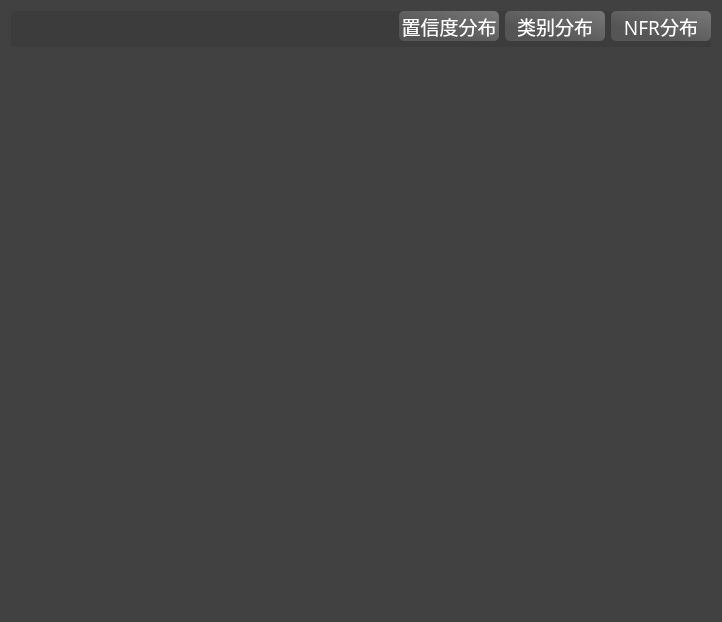
<?xml version="1.0" encoding="UTF-8"?>
<ui version="4.0">
 <class>DataWidget</class>
 <widget class="QWidget" name="DataWidget">
  <property name="geometry">
   <rect>
    <x>0</x>
    <y>0</y>
    <width>718</width>
    <height>618</height>
   </rect>
  </property>
  <property name="windowTitle">
   <string>数据展示</string>
  </property>
  <property name="windowIcon">
   <iconset resource="../Resource/image.qrc">
    <normaloff>:/img/icon.png</normaloff>:/img/icon.png</iconset>
  </property>
  <property name="styleSheet">
   <string notr="true">background-color: rgb(65, 65, 65);
color: rgb(255, 255, 255);</string>
  </property>
  <layout class="QVBoxLayout" name="verticalLayout">
   <item>
    <widget class="QFrame" name="frame_data">
     <property name="sizePolicy">
      <sizepolicy hsizetype="Minimum" vsizetype="Minimum">
       <horstretch>0</horstretch>
       <verstretch>0</verstretch>
      </sizepolicy>
     </property>
     <property name="minimumSize">
      <size>
       <width>700</width>
       <height>600</height>
      </size>
     </property>
     <property name="styleSheet">
      <string notr="true">QFrame{
	color: rgb(255, 255, 255);
	background-color: rgb(60, 60, 60);
	border: 0px;
	border-radius: 5px;
}</string>
     </property>
     <property name="frameShape">
      <enum>QFrame::StyledPanel</enum>
     </property>
     <property name="frameShadow">
      <enum>QFrame::Raised</enum>
     </property>
     <layout class="QGridLayout" name="gridLayout_2">
      <property name="leftMargin">
       <number>0</number>
      </property>
      <property name="topMargin">
       <number>0</number>
      </property>
      <property name="rightMargin">
       <number>0</number>
      </property>
      <property name="bottomMargin">
       <number>0</number>
      </property>
      <item row="1" column="0" colspan="4">
       <widget class="QChartView" name="widget_chart" native="true">
        <property name="styleSheet">
         <string notr="true"/>
        </property>
       </widget>
      </item>
      <item row="0" column="3">
       <widget class="QPushButton" name="btn_Correct">
        <property name="minimumSize">
         <size>
          <width>90</width>
          <height>25</height>
         </size>
        </property>
        <property name="maximumSize">
         <size>
          <width>100</width>
          <height>30</height>
         </size>
        </property>
        <property name="font">
         <font>
          <family>微软雅黑 Light</family>
          <pointsize>14</pointsize>
         </font>
        </property>
        <property name="styleSheet">
         <string notr="true">QPushButton{
background-color: qlineargradient(spread:repeat, x1:0, y1:1, x2:1, y2:0, stop:0.272727 rgba(85, 85, 85, 255), stop:1 rgba(120, 120, 120, 255));
border-color: rgb(100, 100, 100);
color: rgb(255, 255, 255);
border:2px;
border-radius:5px;
}
QPushButton:hover {
   background-color: qlineargradient(spread:repeat, x1:0, y1:1, x2:1, y2:0, stop:0.272727 rgba(120, 120, 120, 255), stop:1 rgba(85, 85, 85, 255));
}
QPushButton:pressed {
    padding-left: 5px;
    padding-top: 5px;
    background-color: rgb(120, 120, 120);
}</string>
        </property>
        <property name="text">
         <string>NFR分布</string>
        </property>
        <property name="flat">
         <bool>false</bool>
        </property>
       </widget>
      </item>
      <item row="0" column="2">
       <widget class="QPushButton" name="btn_Class">
        <property name="minimumSize">
         <size>
          <width>90</width>
          <height>25</height>
         </size>
        </property>
        <property name="maximumSize">
         <size>
          <width>100</width>
          <height>30</height>
         </size>
        </property>
        <property name="font">
         <font>
          <family>微软雅黑 Light</family>
          <pointsize>14</pointsize>
         </font>
        </property>
        <property name="styleSheet">
         <string notr="true">QPushButton{
background-color: qlineargradient(spread:repeat, x1:0, y1:1, x2:1, y2:0, stop:0.272727 rgba(85, 85, 85, 255), stop:1 rgba(120, 120, 120, 255));
border-color: rgb(100, 100, 100);
color: rgb(255, 255, 255);
border:2px;
border-radius:5px;
}
QPushButton:hover {
   background-color: qlineargradient(spread:repeat, x1:0, y1:1, x2:1, y2:0, stop:0.272727 rgba(120, 120, 120, 255), stop:1 rgba(85, 85, 85, 255));
}
QPushButton:pressed {
    padding-left: 5px;
    padding-top: 5px;
    background-color: rgb(120, 120, 120);
}</string>
        </property>
        <property name="text">
         <string>类别分布</string>
        </property>
        <property name="flat">
         <bool>false</bool>
        </property>
       </widget>
      </item>
      <item row="0" column="1">
       <widget class="QPushButton" name="btn_Creddit">
        <property name="minimumSize">
         <size>
          <width>90</width>
          <height>25</height>
         </size>
        </property>
        <property name="maximumSize">
         <size>
          <width>100</width>
          <height>30</height>
         </size>
        </property>
        <property name="font">
         <font>
          <family>微软雅黑 Light</family>
          <pointsize>14</pointsize>
         </font>
        </property>
        <property name="styleSheet">
         <string notr="true">QPushButton{
background-color: qlineargradient(spread:repeat, x1:0, y1:1, x2:1, y2:0, stop:0.272727 rgba(85, 85, 85, 255), stop:1 rgba(120, 120, 120, 255));
border-color: rgb(100, 100, 100);
color: rgb(255, 255, 255);
border:2px;
border-radius:5px;
}
QPushButton:hover {
   background-color: qlineargradient(spread:repeat, x1:0, y1:1, x2:1, y2:0, stop:0.272727 rgba(120, 120, 120, 255), stop:1 rgba(85, 85, 85, 255));
}
QPushButton:pressed {
    padding-left: 5px;
    padding-top: 5px;
    background-color: rgb(120, 120, 120);
}</string>
        </property>
        <property name="text">
         <string>置信度分布</string>
        </property>
        <property name="flat">
         <bool>false</bool>
        </property>
       </widget>
      </item>
     </layout>
    </widget>
   </item>
  </layout>
 </widget>
 <customwidgets>
  <customwidget>
   <class>QChartView</class>
   <extends>QWidget</extends>
   <header>qchartview.h</header>
   <container>1</container>
  </customwidget>
 </customwidgets>
 <resources>
  <include location="../Resource/image.qrc"/>
 </resources>
 <connections/>
</ui>
